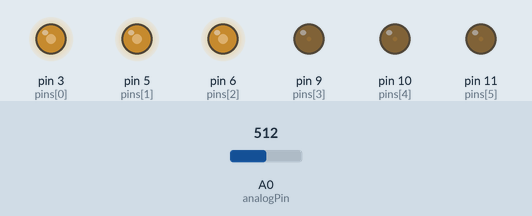
This sketch was run on a simulated Arduino Uno, built with avr-gcc and run on an emulated ATmega328P. Parts: output pins drawn as LEDs (lit = HIGH). The test bench sets the inputs (shaded band); at power-on: A0 (analogPin) = 512.

Above: at 1.2 s.
1.3 s: A0 (analogPin) set to 716
At 2.0 s:
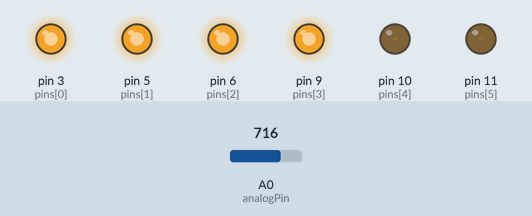
2.8 s: A0 (analogPin) set to 730
At 3.1 s:
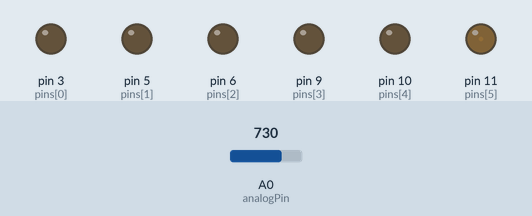
4.3 s: A0 (analogPin) set to 900
At 5.4 s:
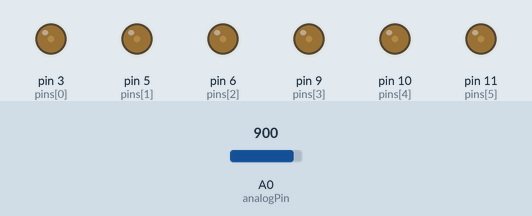
5.8 s: A0 (analogPin) set to 511
At 6.6 s:
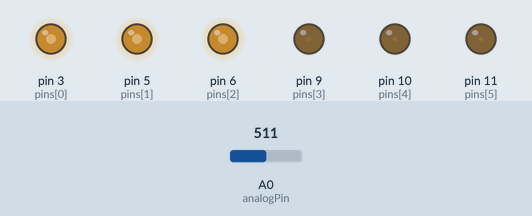
Timing chart, 0 to 8.3 s (numbered marks = the images above; inputs shaded):
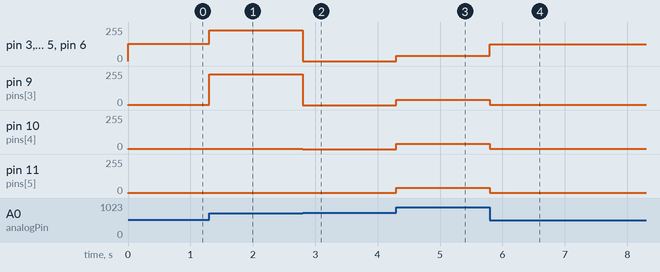

The sketch:

LEDstickAnalogread2.ino
```cpp
const int pins[6] = {3, 5, 6, 9, 10,11};
const int analogPin = A0;


void setup(){
  Serial.begin(9600);
  for(int i=0;i<6;i++){
    pinMode(pins[i], OUTPUT);
  }
}

void loop(){
  int analogValue = analogRead(analogPin);
  for(int i=0;i<6;i++){
    if(analogValue/146 < 1+i)
      analogWrite(pins[i], HIGH);
    else if(analogValue/146 > 0+i)
      analogWrite(pins[i], int(analogValue%146/146.0*255));
 }

}
```

Measured:
- the behaviour switches between 729 and 730 on A0 (analogPin) (found by bisection; images 1 and 2)
- after the input at 1.3 s, pin 3 (pins[0]), pin 5 (pins[1]), pin 6 (pins[2]): 129/255 → 230/255 at once; pin 9 (pins[3]): 1/255 → 230/255 at once
- after the input at 2.8 s, pin 3 (pins[0]), pin 5 (pins[1]), pin 6 (pins[2]), pin 9 (pins[3]): 230/255 → 0/255 at once; pin 10 (pins[4]): 1/255 → 0/255 at once
- after the input at 4.3 s, pin 3 (pins[0]), pin 5 (pins[1]), pin 6 (pins[2]), pin 9 (pins[3]), pin 10 (pins[4]): 0/255 → 41/255 at once; pin 11 (pins[5]): 1/255 → 41/255 at once
- after the input at 5.8 s, pin 3 (pins[0]), pin 5 (pins[1]), pin 6 (pins[2]): 41/255 → 127/255 at once; pin 9 (pins[3]), pin 10 (pins[4]), pin 11 (pins[5]): 41/255 → 1/255 at once
